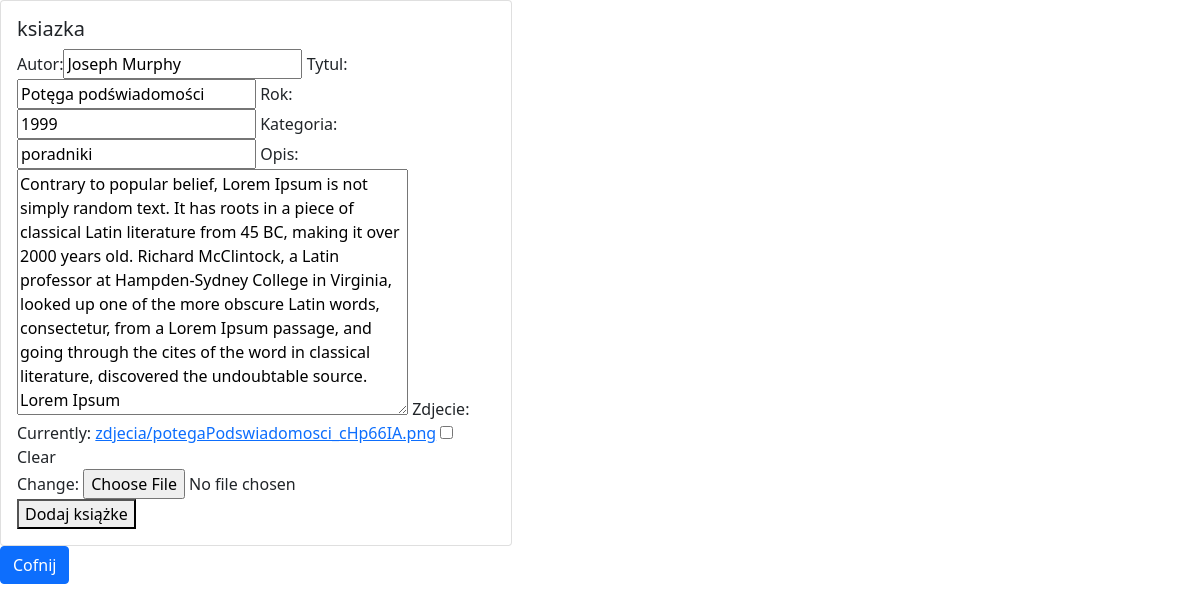
The page /ksiazki/edytuj/5/ (signed in) on the database its author committed.
### KI/models.py (models this page shows, shortened)
class Book(models.Model):
    autor = models.CharField(max_length=64, blank=False)
    tytul = models.CharField(max_length=64, blank=False, unique=True)
    kategoria = models.CharField(max_length=64, blank=False)
    rok = models.PositiveSmallIntegerField(default=2000)
    opis = models.TextField(default="")
    zdjecie = models.ImageField(upload_to="zdjecia", null=True, blank=True)

### KI/views.py (the view)
# urls.py: path('edytuj/<int:id>/', edytuj_ksiazke, name="edytuj_ksiazke"),
@login_required
def edytuj_ksiazke(request, id):
    book = get_object_or_404(Book, pk=id)
    form = BookForm(request.POST or None, request.FILES or None, instance=book)
    if form.is_valid():
        form.save()
        return redirect(test_response)
    return render(request, 'ksiazka_form.html', {'form': form})

### KI/forms.py
class BookForm(ModelForm):
    class Meta:
        model = Book
        fields = ['autor', 'tytul', 'rok', 'kategoria', 'opis', 'zdjecie']

### templates/ksiazka_form.html (shortened to what this page needs)
{% load bootstrap %}
<!DOCTYPE html>
<html lang="en">
<head>
    <link rel="stylesheet" href="https://cdn.jsdelivr.net/npm/bootstrap@5.0.2/dist/css/bootstrap.min.css">
</head>
<body>
<div class="card" style="width: 32rem;">
    <div class="card-body">
        <h5 class="card-title">ksiazka</h5>
        <form method="post" enctype="multipart/form-data">
            {{ form|bootstrap }}
            <button type="submit">Dodaj książke</button>
        </form>
    </div>
</div>
<a href="{% url 'test_response' %}" class="btn btn-primary">Cofnij</a>
</body>
</html>

### rows shown on the page
Book: autor "Joseph Murphy", tytul "Potęga podświadomości", rok "1999", kategoria "poradniki", opis "Contrary to popular belief, Lorem Ipsum is not simply random text. It has roots in a piece of classical Latin literature from 45 BC, making it over 2000 years old. Richard McClintock, a Latin professor at Hampden-Sydney College in Virginia, looked up one of the more obscure Latin words, consectetur, from a Lorem Ipsum passage, and going through the cites of the word in classical literature, discovered the undoubtable source. Lorem Ipsum"
